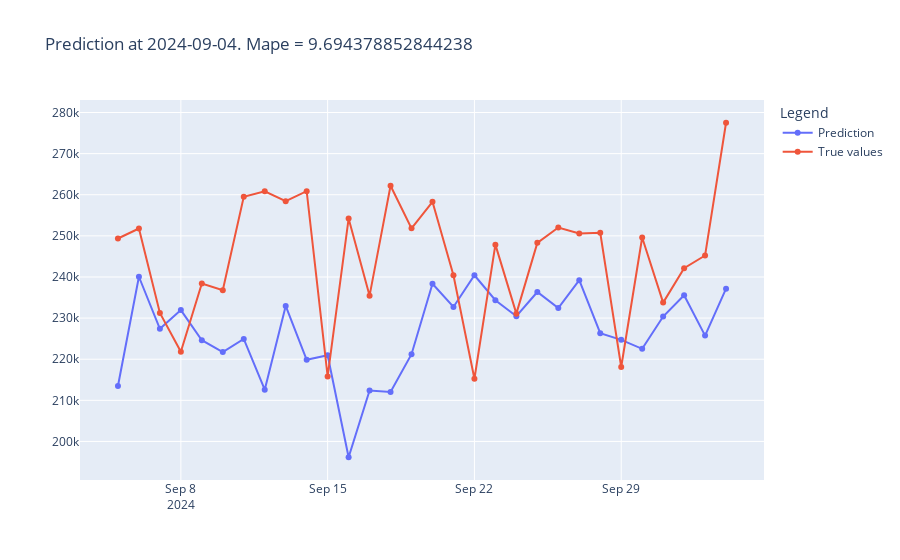

Notebook code for this chart:
### Code cell
import plotly.graph_objects as go

start_date = dates_test[0]
date = '2024-09-04' # can go upto 2024-12-01
i = (pd.to_datetime(date) - pd.to_datetime(start_date)).days

x = pd.date_range(start=pd.to_datetime(date) + pd.Timedelta(days=1), periods=30)
fig = go.Figure()

fig.add_trace(go.Scatter(x=x, y=Y_pred[i], mode='lines+markers', name=f'Prediction'))
fig.add_trace(go.Scatter(x=x, y=Y_test[i], mode='lines+markers', name=f'True values'))
fig.update_layout(title=f'Prediction at {date}. Mape = {mape(Y_pred[i],Y_test[i])}', legend_title='Legend')
fig.show()
